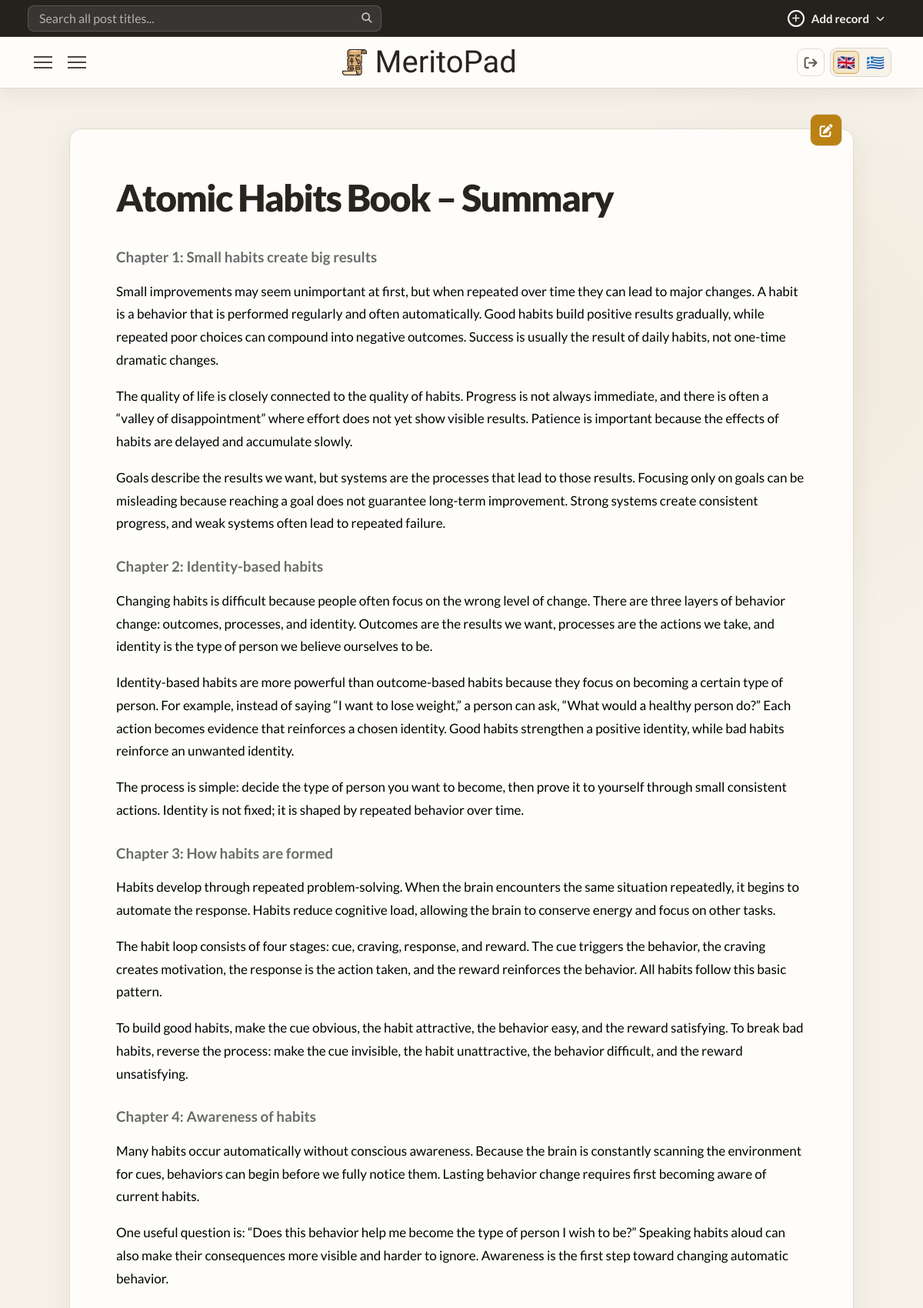
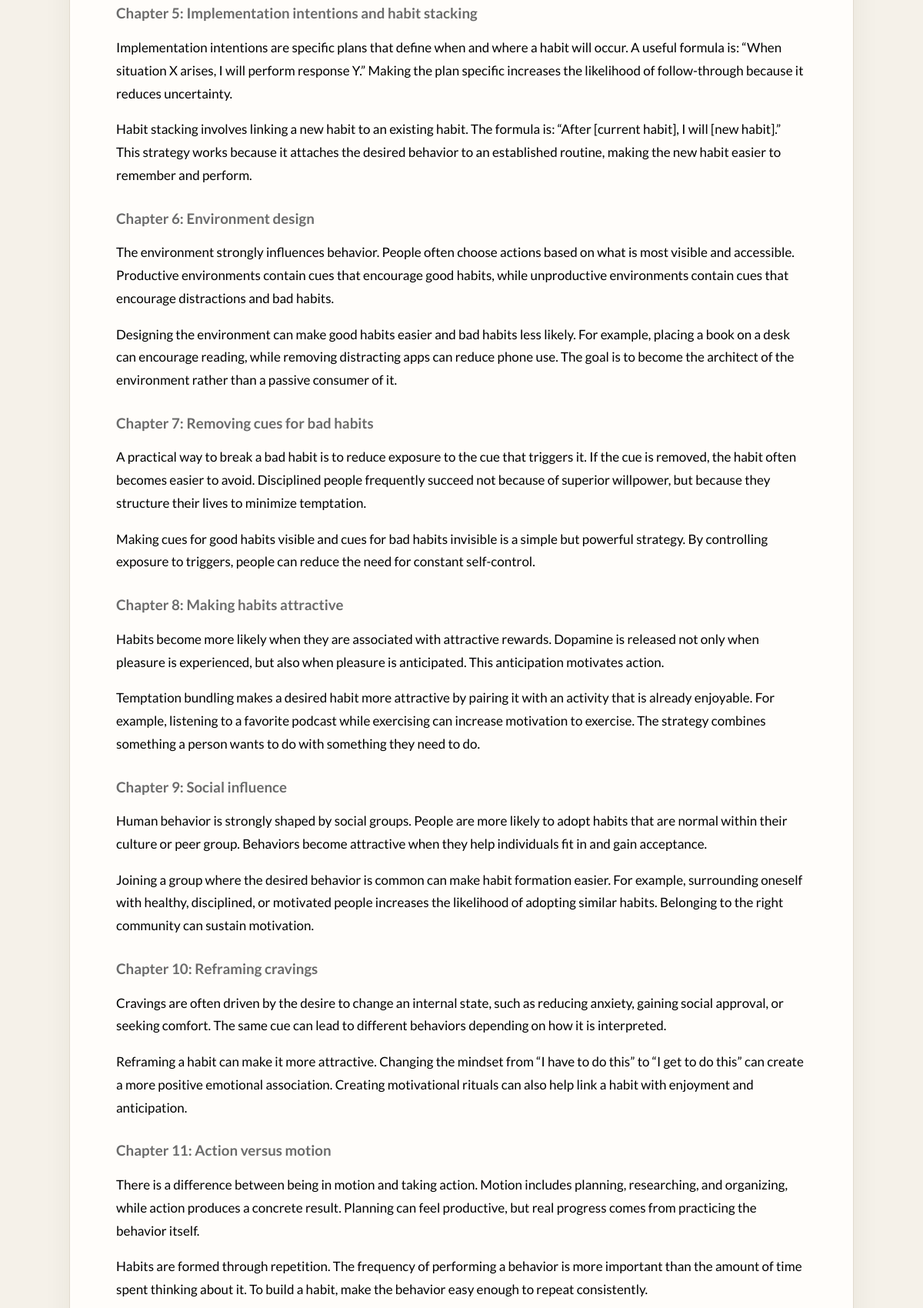
/cnicou/article/atomic-habits-book-summary (signed in, upper part), run on the app's committed database (2 pictures, top to bottom).
### core/models.py (models this page shows, shortened)
class UserOwnedModel(models.Model):
    user = models.ForeignKey(
        settings.AUTH_USER_MODEL,
        on_delete=models.CASCADE,
        related_name="%(class)s_records",
        null=True,
        blank=True,
    )
    class Meta:
        abstract = True
        constraints = [
            models.UniqueConstraint(
                fields=("user", "slug"),
                name="unique_%(class)s_user_slug",
            )
        ]

class Article(UserOwnedModel):
    title = models.CharField(max_length=255)
    slug = models.SlugField(blank=True)
    created_at = models.DateTimeField(auto_now_add=True)
    content = CKEditor5Field('Content', config_name='extends')  # or 'default'
    category = models.ForeignKey(
        ArticleCategory,
        on_delete=models.CASCADE,
        related_name="articles"
    )
    subcategory = models.ForeignKey(
        ArticleSubcategory,
        on_delete=models.CASCADE,
        related_name="articles",
        blank=True,
        null=True
    )
    tags = models.ManyToManyField(
        ArticleTag,
        related_name="articles",
        blank=True
    )

### core/views.py (the view)
# urls.py: path("article/<slug:slug>",views.article_single,name="article_single"),
@workspace_login_required
def article_single(request,slug):
    article = get_object_or_404(Article, slug=slug, user=request.user)
    article_categories = taxonomy_for_user(ArticleCategory, request.user)
    article_tags = taxonomy_for_user(ArticleTag, request.user)
    for category in article_categories:
        category.sub_categories = category.subcategories.filter(user=request.user)
    return render(request,"core/singles/article-single.html",{
        "article":article,
        "article_categories":article_categories,
        "article_tags":article_tags,
    })

### core/context_processors.py (called while the page is built)
def workspace_record_type(request):
    match = getattr(request, "resolver_match", None)
    if match is None:
        return {}
    url_name = match.url_name or ""
    record_type = match.kwargs.get("record_type")
    if not record_type:
        record_type = "article" if url_name == "index" else url_name.split("_", 1)[0]
    if record_type not in WORKSPACE_RECORD_TYPES:
        return {}
    return {
        "workspace_record_type": record_type,
        "workspace_is_record_form": url_name.endswith(("_create", "_edit")),
        "workspace_is_single": url_name.endswith("_single"),
    }

### core/taxonomy.py (called while the page is built)
def default_category_first(queryset):
    return queryset.annotate(
        _default_category_order=Case(
            When(slug=DEFAULT_CATEGORY_SLUG, then=Value(0)),
            default=Value(1),
            output_field=IntegerField(),
        )
    ).order_by("_default_category_order", "name")

def is_category_model(model):
    return issubclass(model, BaseCategory)

### core/views.py (called while the page is built)
def taxonomy_for_user(model, user):
    queryset = model.objects.filter(user=user)
    if is_category_model(model):
        return default_category_first(queryset)
    return queryset.order_by("name")

def workspace_login_required(view):
    @wraps(view)
    def workspace_view(request, *args, username=None, **kwargs):
        if username != request.user.username:
            raise Http404
        return view(request, *args, **kwargs)
    return login_required(workspace_view)

### core/templates/core/singles/article-single.html (shortened to what this page needs)
{% extends 'core/base.html' %}
{% block main %}
<div class="grid">
    <div class="grid-right">
        <div class="grid-right-wraper">
            <article class="single-article">
                 <h1 class="article-title">{{article.title}}</h1>
                 <a class="edit-record-btn" href="{% url 'article_edit' request.user.username article.slug %}" aria-label="Edit Article" title="Edit Article"><i class="fa-solid fa-pen-to-square" aria-hidden="true"></i></a>
                 <div class="article-content">
                    {{article.content | safe  }}
                 </div>
            </article>
        </div>
    </div>
</div>
{% endblock %}

### data on the page
Article: title "Atomic Habits Book – Summary", content "Chapter 1: Small habits create big results Small improvements may seem unimportant at first, but when repeated over time they can lead to major changes. A habit is a behavior that is performed regularly and often automatically. Good habits build positive results gradually, while repeated poor choices can compound into negative outcomes. Success is usually the result of daily habits, not one-time dramatic changes. The quality of life is closely connected to the quality of habits. Progress is not always immediate, and there is often a “valley of disappointment” where effort does not yet show visible results. Patience is important because the effects of habits are delayed and accumulate…"
